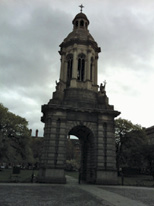
#> input picture 02_quantization/assets/3_6.jpg, 154 x 206 px
$ python withoutCv.py
#> lines starting #> are read from the running program, lines starting #| are printed output that depends on the picture

import matplotlib.image as pim
import matplotlib.pyplot as plt
import numpy as np

imgPath = '../assets/3_6.jpg'
imgOrigin = pim.imread(imgPath)
#> imgOrigin is the input picture: shape (206, 154, 3); mean R, G, B 115.3, 118.9, 117.7

hist, bins = np.histogram(imgOrigin.flatten(), 256, [0, 256])
#> hist = 256 values, max 2286 at index 251, min 6 at index 139, mean 371.8; bins = 257 values from 0 to 256
cdf = hist.cumsum()
#> cdf = 256 values from 60 to 95172
cdf_m = np.ma.masked_equal(cdf, 0)
cdf_m = (cdf_m - cdf_m.min()) * 255 / (cdf_m.max()-cdf_m.min())
cdf = np.ma.filled(cdf_m, 0).astype('uint8')
#> cdf = 256 values from 0 to 255
imgEq = cdf[imgOrigin]
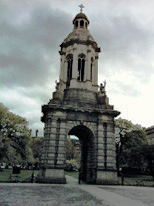
#> imgEq: shape (206, 154, 3); mean R, G, B 125.3, 130.4, 128

plt.subplot('211'), plt.imshow(imgOrigin, 'gray'), plt.title('Origin Image')
plt.subplot('212'), plt.imshow(imgEq, 'gray'), plt.title('Equalised Image')
plt.show()
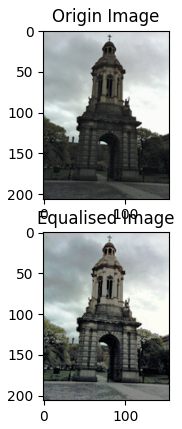
#> figure drawn by matplotlib, 2 panels

$ run again, with 02_quantization/assets/3_9.jpg copied over 02_quantization/assets/3_6.jpg
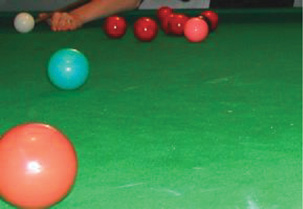
#> input picture 02_quantization/assets/3_9.jpg, 303 x 209 px
#> imgOrigin is the input picture: shape (209, 303, 3); mean R, G, B 66.5, 126.3, 74.6
#> hist = 256 values, max 3252 at index 33, min 14 at index 221, mean 742.1; bins = 257 values from 0 to 256
#> `cdf = hist.cumsum()`: cdf = 256 values from 363 to 189981
#> `cdf = np.ma.filled(cdf_m, 0).astype('uint8')`: cdf = 256 values from 0 to 255
#> `imgEq = cdf[imgOrigin]`:
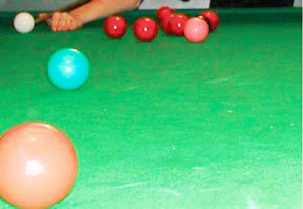
#> imgEq: shape (209, 303, 3); mean R, G, B 83.8, 181.9, 117.2
#> `plt.show()`:
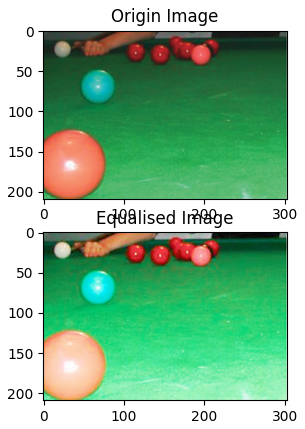
#> figure drawn by matplotlib, 2 panels
